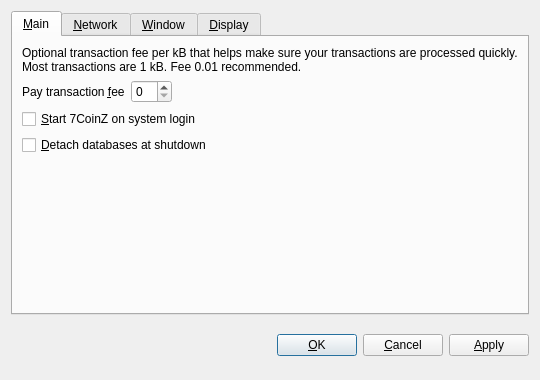
<?xml version="1.0" encoding="UTF-8"?>
<ui version="4.0">
 <class>OptionsDialog</class>
 <widget class="QDialog" name="OptionsDialog">
  <property name="geometry">
   <rect>
    <x>0</x>
    <y>0</y>
    <width>540</width>
    <height>380</height>
   </rect>
  </property>
  <property name="windowTitle">
   <string>Options</string>
  </property>
  <property name="modal">
   <bool>true</bool>
  </property>
  <layout class="QVBoxLayout" name="verticalLayout">
   <item>
    <widget class="QTabWidget" name="tabWidget">
     <property name="tabPosition">
      <enum>QTabWidget::North</enum>
     </property>
     <property name="currentIndex">
      <number>0</number>
     </property>
     <widget class="QWidget" name="tabMain">
      <attribute name="title">
       <string>&amp;Main</string>
      </attribute>
      <layout class="QVBoxLayout" name="verticalLayout_Main">
       <item>
        <widget class="QLabel" name="transactionFeeInfoLabel">
         <property name="text">
          <string>Optional transaction fee per kB that helps make sure your transactions are processed quickly. Most transactions are 1 kB. Fee 0.01 recommended.</string>
         </property>
         <property name="textFormat">
          <enum>Qt::PlainText</enum>
         </property>
         <property name="wordWrap">
          <bool>true</bool>
         </property>
        </widget>
       </item>
       <item>
        <layout class="QHBoxLayout" name="horizontalLayout_Main">
         <item>
          <widget class="QLabel" name="transactionFeeLabel">
           <property name="text">
            <string>Pay transaction &amp;fee</string>
           </property>
           <property name="textFormat">
            <enum>Qt::PlainText</enum>
           </property>
           <property name="buddy">
            <cstring>transactionFee</cstring>
           </property>
          </widget>
         </item>
         <item>
          <widget class="BitcoinAmountField" name="transactionFee"/>
         </item>
         <item>
          <spacer name="horizontalSpacer_Main">
           <property name="orientation">
            <enum>Qt::Horizontal</enum>
           </property>
           <property name="sizeHint" stdset="0">
            <size>
             <width>40</width>
             <height>20</height>
            </size>
           </property>
          </spacer>
         </item>
        </layout>
       </item>
       <item>
        <widget class="QCheckBox" name="bitcoinAtStartup">
         <property name="toolTip">
          <string>Automatically start 7CoinZ after logging in to the system.</string>
         </property>
         <property name="text">
          <string>&amp;Start 7CoinZ on system login</string>
         </property>
        </widget>
       </item>
       <item>
        <widget class="QCheckBox" name="detachDatabases">
         <property name="toolTip">
          <string>Detach block and address databases at shutdown. This means they can be moved to another data directory, but it slows down shutdown. The wallet is always detached.</string>
         </property>
         <property name="text">
          <string>&amp;Detach databases at shutdown</string>
         </property>
        </widget>
       </item>
       <item>
        <spacer name="verticalSpacer_Main">
         <property name="orientation">
          <enum>Qt::Vertical</enum>
         </property>
         <property name="sizeHint" stdset="0">
          <size>
           <width>20</width>
           <height>40</height>
          </size>
         </property>
        </spacer>
       </item>
      </layout>
     </widget>
     <widget class="QWidget" name="tabNetwork">
      <attribute name="title">
       <string>&amp;Network</string>
      </attribute>
      <layout class="QVBoxLayout" name="verticalLayout_Network">
       <item>
        <widget class="QCheckBox" name="mapPortUpnp">
         <property name="toolTip">
          <string>Automatically open the 7CoinZ client port on the router. This only works when your router supports UPnP and it is enabled.</string>
         </property>
         <property name="text">
          <string>Map port using &amp;UPnP</string>
         </property>
        </widget>
       </item>
       <item>
        <widget class="QCheckBox" name="connectSocks">
         <property name="toolTip">
          <string>Connect to the 7CoinZ network through a SOCKS proxy (e.g. when connecting through Tor).</string>
         </property>
         <property name="text">
          <string>&amp;Connect through SOCKS proxy:</string>
         </property>
        </widget>
       </item>
       <item>
        <layout class="QHBoxLayout" name="horizontalLayout_Network">
         <item>
          <widget class="QLabel" name="proxyIpLabel">
           <property name="text">
            <string>Proxy &amp;IP:</string>
           </property>
           <property name="textFormat">
            <enum>Qt::PlainText</enum>
           </property>
           <property name="buddy">
            <cstring>proxyIp</cstring>
           </property>
          </widget>
         </item>
         <item>
          <widget class="QValidatedLineEdit" name="proxyIp">
           <property name="maximumSize">
            <size>
             <width>140</width>
             <height>16777215</height>
            </size>
           </property>
           <property name="toolTip">
            <string>IP address of the proxy (e.g. 127.0.0.1)</string>
           </property>
          </widget>
         </item>
         <item>
          <widget class="QLabel" name="proxyPortLabel">
           <property name="text">
            <string>&amp;Port:</string>
           </property>
           <property name="textFormat">
            <enum>Qt::PlainText</enum>
           </property>
           <property name="buddy">
            <cstring>proxyPort</cstring>
           </property>
          </widget>
         </item>
         <item>
          <widget class="QLineEdit" name="proxyPort">
           <property name="maximumSize">
            <size>
             <width>55</width>
             <height>16777215</height>
            </size>
           </property>
           <property name="toolTip">
            <string>Port of the proxy (e.g. 9050)</string>
           </property>
          </widget>
         </item>
         <item>
          <widget class="QLabel" name="socksVersionLabel">
           <property name="text">
            <string>SOCKS &amp;Version:</string>
           </property>
           <property name="textFormat">
            <enum>Qt::PlainText</enum>
           </property>
           <property name="buddy">
            <cstring>socksVersion</cstring>
           </property>
          </widget>
         </item>
         <item>
          <widget class="QValueComboBox" name="socksVersion">
           <property name="toolTip">
            <string>SOCKS version of the proxy (e.g. 5)</string>
           </property>
          </widget>
         </item>
         <item>
          <spacer name="horizontalSpacer_Network">
           <property name="orientation">
            <enum>Qt::Horizontal</enum>
           </property>
           <property name="sizeHint" stdset="0">
            <size>
             <width>40</width>
             <height>20</height>
            </size>
           </property>
          </spacer>
         </item>
        </layout>
       </item>
       <item>
        <spacer name="verticalSpacer_Network">
         <property name="orientation">
          <enum>Qt::Vertical</enum>
         </property>
         <property name="sizeHint" stdset="0">
          <size>
           <width>20</width>
           <height>40</height>
          </size>
         </property>
        </spacer>
       </item>
      </layout>
     </widget>
     <widget class="QWidget" name="tabWindow">
      <attribute name="title">
       <string>&amp;Window</string>
      </attribute>
      <layout class="QVBoxLayout" name="verticalLayout_Window">
       <item>
        <widget class="QCheckBox" name="minimizeToTray">
         <property name="toolTip">
          <string>Show only a tray icon after minimizing the window.</string>
         </property>
         <property name="text">
          <string>&amp;Minimize to the tray instead of the taskbar</string>
         </property>
        </widget>
       </item>
       <item>
        <widget class="QCheckBox" name="minimizeOnClose">
         <property name="toolTip">
          <string>Minimize instead of exit the application when the window is closed. When this option is enabled, the application will be closed only after selecting Quit in the menu.</string>
         </property>
         <property name="text">
          <string>M&amp;inimize on close</string>
         </property>
        </widget>
       </item>
       <item>
        <spacer name="verticalSpacer_Window">
         <property name="orientation">
          <enum>Qt::Vertical</enum>
         </property>
         <property name="sizeHint" stdset="0">
          <size>
           <width>20</width>
           <height>40</height>
          </size>
         </property>
        </spacer>
       </item>
      </layout>
     </widget>
     <widget class="QWidget" name="tabDisplay">
      <attribute name="title">
       <string>&amp;Display</string>
      </attribute>
      <layout class="QVBoxLayout" name="verticalLayout_Display">
       <item>
        <layout class="QHBoxLayout" name="horizontalLayout_1_Display">
         <item>
          <widget class="QLabel" name="langLabel">
           <property name="text">
            <string>User Interface &amp;language:</string>
           </property>
           <property name="textFormat">
            <enum>Qt::PlainText</enum>
           </property>
           <property name="buddy">
            <cstring>lang</cstring>
           </property>
          </widget>
         </item>
         <item>
          <widget class="QValueComboBox" name="lang">
           <property name="toolTip">
            <string>The user interface language can be set here. This setting will take effect after restarting 7CoinZ.</string>
           </property>
          </widget>
         </item>
        </layout>
       </item>
       <item>
        <layout class="QHBoxLayout" name="horizontalLayout_2_Display">
         <item>
          <widget class="QLabel" name="unitLabel">
           <property name="text">
            <string>&amp;Unit to show amounts in:</string>
           </property>
           <property name="textFormat">
            <enum>Qt::PlainText</enum>
           </property>
           <property name="buddy">
            <cstring>unit</cstring>
           </property>
          </widget>
         </item>
         <item>
          <widget class="QValueComboBox" name="unit">
           <property name="toolTip">
            <string>Choose the default subdivision unit to show in the interface and when sending coins.</string>
           </property>
          </widget>
         </item>
        </layout>
       </item>
       <item>
        <widget class="QCheckBox" name="displayAddresses">
         <property name="toolTip">
          <string>Whether to show 7CoinZ addresses in the transaction list or not.</string>
         </property>
         <property name="text">
          <string>&amp;Display addresses in transaction list</string>
         </property>
        </widget>
       </item>
       <item>
        <widget class="QCheckBox" name="coinControlFeatures">
         <property name="toolTip">
          <string>Whether to show coin control features or not.</string>
         </property>
         <property name="text">
          <string>Display coin &amp;control features (experts only!)</string>
         </property>
        </widget>
       </item>
       <item>
        <spacer name="verticalSpacer_Display">
         <property name="orientation">
          <enum>Qt::Vertical</enum>
         </property>
         <property name="sizeHint" stdset="0">
          <size>
           <width>20</width>
           <height>40</height>
          </size>
         </property>
        </spacer>
       </item>
      </layout>
     </widget>
    </widget>
   </item>
   <item>
    <layout class="QHBoxLayout" name="horizontalLayout_Buttons">
     <item>
      <spacer name="horizontalSpacer_1">
       <property name="orientation">
        <enum>Qt::Horizontal</enum>
       </property>
       <property name="sizeHint" stdset="0">
        <size>
         <width>40</width>
         <height>48</height>
        </size>
       </property>
      </spacer>
     </item>
     <item>
      <widget class="QLabel" name="statusLabel">
       <property name="font">
        <font>
         <weight>75</weight>
         <bold>true</bold>
        </font>
       </property>
       <property name="text">
        <string/>
       </property>
       <property name="textFormat">
        <enum>Qt::PlainText</enum>
       </property>
       <property name="wordWrap">
        <bool>true</bool>
       </property>
      </widget>
     </item>
     <item>
      <spacer name="horizontalSpacer_2">
       <property name="orientation">
        <enum>Qt::Horizontal</enum>
       </property>
       <property name="sizeHint" stdset="0">
        <size>
         <width>40</width>
         <height>48</height>
        </size>
       </property>
      </spacer>
     </item>
     <item>
      <widget class="QPushButton" name="okButton">
       <property name="text">
        <string>&amp;OK</string>
       </property>
      </widget>
     </item>
     <item>
      <widget class="QPushButton" name="cancelButton">
       <property name="text">
        <string>&amp;Cancel</string>
       </property>
       <property name="autoDefault">
        <bool>false</bool>
       </property>
      </widget>
     </item>
     <item>
      <widget class="QPushButton" name="applyButton">
       <property name="text">
        <string>&amp;Apply</string>
       </property>
       <property name="autoDefault">
        <bool>false</bool>
       </property>
      </widget>
     </item>
    </layout>
   </item>
  </layout>
 </widget>
 <customwidgets>
  <customwidget>
   <class>BitcoinAmountField</class>
   <extends>QSpinBox</extends>
   <header>bitcoinamountfield.h</header>
  </customwidget>
  <customwidget>
   <class>QValueComboBox</class>
   <extends>QComboBox</extends>
   <header>qvaluecombobox.h</header>
  </customwidget>
  <customwidget>
   <class>QValidatedLineEdit</class>
   <extends>QLineEdit</extends>
   <header>qvalidatedlineedit.h</header>
  </customwidget>
 </customwidgets>
 <resources/>
 <connections/>
</ui>
